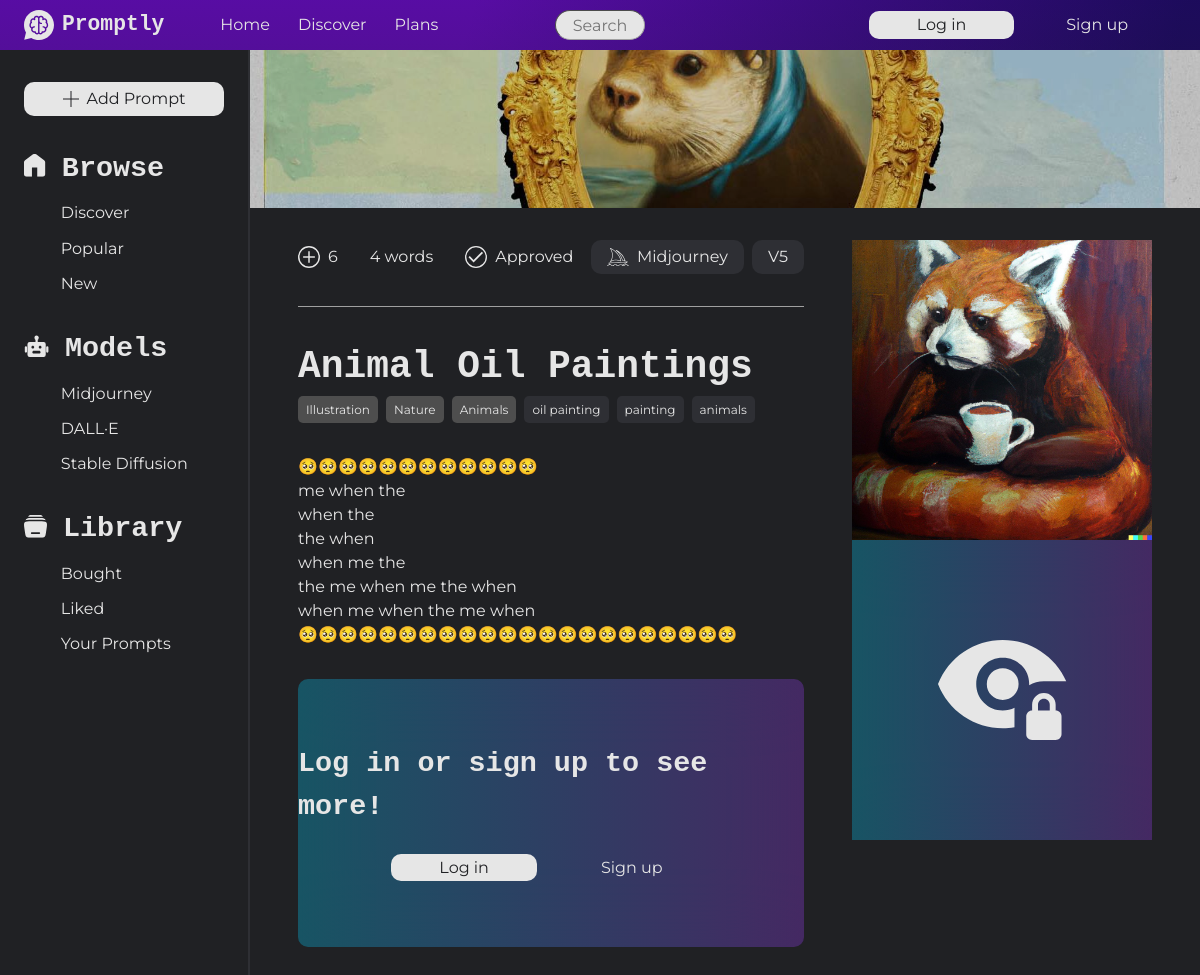
The app's page /prompt.php?id=7 with its own data.
### tables this page shows
CREATE TABLE `ai_models` (
  `id` int(11) NOT NULL,
  `name` varchar(50) NOT NULL,
  `description` varchar(300) NOT NULL,
  `versions` text NOT NULL,
  `icon` varchar(300) NOT NULL
);

CREATE TABLE `prompts` (
  `id` int(11) NOT NULL,
  `title` varchar(70) NOT NULL,
  `description` varchar(1000) NOT NULL,
  `tags` text NOT NULL,
  `prompt` text NOT NULL,
  `prompt_instructions` text NOT NULL,
  `word_count` int(11) NOT NULL,
  `author_id` int(11) NOT NULL,
  `model_id` int(11) NOT NULL,
  `model_version` varchar(30) NOT NULL,
  `header_image` varchar(300) NOT NULL,
  `example_image1` varchar(300) NOT NULL,
  `example_image2` varchar(300) DEFAULT NULL,
  `example_image3` varchar(300) DEFAULT NULL,
  `example_image4` varchar(300) DEFAULT NULL,
  `date_created` datetime NOT NULL DEFAULT current_timestamp(),
  `views` int(11) NOT NULL DEFAULT 0,
  `free` tinyint(1) NOT NULL DEFAULT 0,
  `approved` tinyint(1) NOT NULL DEFAULT 0
);

CREATE TABLE `categories` (
  `id` int(11) NOT NULL,
  `title` varchar(50) NOT NULL
);

### classes/Prompt.php (called while the page is built, shortened)
<?php
class Prompt
{
    public static function getPromptById (int $id): array
    {
        $PDO = Database::getInstance();
        $stmt = $PDO->prepare("SELECT * FROM prompts WHERE id = :id");
        $stmt->bindValue(":id", $id);
        $stmt->execute();
        return $stmt->fetch(PDO::FETCH_ASSOC);
    }
    public static function getModelById (int $id): array
    {
        $PDO = Database::getInstance();
        $stmt = $PDO->prepare("select * from ai_models where id = :id");
        $stmt->bindValue(":id", $id);
        $stmt->execute();
        return $stmt->fetch(PDO::FETCH_ASSOC);
    }
    public static function getAllModels(): array
    {
        $PDO = Database::getInstance();
        $stmt = $PDO->query("select * from ai_models");
        $stmt->execute();
        return $stmt->fetchAll(PDO::FETCH_ASSOC);
    }
    public static function getCategoriesByPromptId (int $id): array
    {
        $PDO = Database::getInstance();
        $stmt = $PDO->prepare("SELECT categories.* FROM categories JOIN category_prompt ON categories.id = category_prompt.category_id WHERE category_prompt.prompt_id = :id");
        $stmt->bindValue(":id", $id);
        $stmt->execute();
        return $stmt->fetchAll(PDO::FETCH_ASSOC);
    }
}

### prompt.php (the view, shortened to what this page needs)
<?php
include_once(__DIR__ . '/classes/Prompt.php');
if (!empty($_GET['id'])) {
    $prompt = Prompt::getPromptById($_GET['id']);
    $model = Prompt::getModelById($prompt['model_id']);
    $categories = Prompt::getCategoriesByPromptId($_GET['id']);
    $tags = json_decode($prompt['tags'], true);
} else {
    Leave();
}
?><!DOCTYPE html>
<html lang="en">
<head>
    <link rel="stylesheet" href="css/main.css">
    <link rel="stylesheet" href="css/platform.css">
    <link rel="stylesheet" href="css/single-prompt.css">
</head>
<body>
    <?php include_once(__DIR__ . "/partials/nav.inc.php"); ?>
    <main>
        <?php include_once(__DIR__ . "/partials/aside.inc.php"); ?>
        <div>
            <header id="prompt-header" style="background-image: url(<?php echo $prompt['header_image'] ?>); cursor: default;">
                <div></div>
            </header>
            <div class="center-parent">
                <div class="center" id="single-prompt-grid">
                    <div>
                        <section id="single-prompt-top">
                            <p id="single-prompt-top-left">
                                <span aria-label="Amount of people that bought the prompt">
                                    <img src="assets/images/site/plus-circle-icon.svg" alt="Buy icon">
                                    6
                                </span>
                                <span><?php echo htmlspecialchars($prompt['word_count']); ?> words</span>
                                <?php if ($prompt['approved']) : ?>
                                    <span>
                                        <img src="assets/images/site/success-icon.svg" alt="Check mark">
                                        Approved
                                    </span>
                                <?php endif; ?>
                            </p>
                            <div id="single-prompt-top-right">
                                <span>
                                    <img src="<?php echo $model['icon'] ?>" alt="Model icon">
                                    <?php echo $model['name']; ?>
                                </span>
                                <span>
                                    <?php echo $prompt['model_version']; ?>
                                </span>
                            </div>
                        </section>
                        <hr class="single-prompt-hr">
                        <section id="single-prompt-basic-info">
                            <div>
                                <h1><?php echo htmlspecialchars($prompt['title']); ?></h1>
                                <p id="single-prompt-tags">
                                    <?php foreach($categories as $category) : ?>
                                        <a class="white-a" href="all-prompts?categories=<?php echo $category['id']; ?>"><?php echo htmlspecialchars($category['title']); ?></a>
                                    <?php endforeach; ?>
                                    <?php foreach($tags as $tag) : ?>
                                        <span><?php echo htmlspecialchars($tag); ?></span>
                                    <?php endforeach; ?>
                                </p>
                            </div>
                            <p><?php echo nl2br(htmlspecialchars($prompt['description'])); ?></p>
                        </section>
                        <?php if (!isset($_SESSION['loggedIn']) || $_SESSION['loggedIn'] === false) : ?>
                            <section class="single-prompt-login-container">
                                <h2>Log in or sign up to see more!</h2>
                                <div>
                                    <a class="button primary-btn-white" id="primary-btn-nav" href="login">Log in</a>
                                    <a class="secondary-btn-white white-a" href="register">Sign up</a>
                                </div>
                            </section>
                        <?php endif; ?>
                    </div>
                    <section id="single-prompt-image-container">
                        <figure style="background-image: url(<?php echo $prompt['example_image1']; ?>);" alt="Example image 1"></figure>
                        <?php if (!isset($_SESSION['loggedIn']) || $_SESSION['loggedIn'] === false) : ?>
                            <figure class="single-prompt-login-container" style="aspect-ratio: 1/1; border-radius: 0;">
                                <img src="assets/images/site/locked-eye-icon.svg" alt="Locked">
                            </figure>
                        <?php endif; ?>
                    </section>
                </div>
            </div>
        </div>
    </main>
</body>
</html>

### partials/aside.inc.php
<?php
include_once($_SERVER['DOCUMENT_ROOT'] . __ROOT__ . 'classes/Prompt.php');
$navModels = Prompt::getAllModels();
?><aside>
    <nav aria-label="Platform/tab navigator" id="aside-nav">
        <a class="button primary-btn-white" href="<?php echo __ROOT__; ?>tools/add-prompt">
            <img src="<?php echo __ROOT__; ?>assets/images/site/plus-icon.svg" alt="Icon of a plus">
            <span>Add Prompt</span>
        </a>
        <div>
            <a href="<?php echo __ROOT__; ?>discover" class="aside-title">
                <img src="<?php echo __ROOT__ ;?>assets/images/site/home-icon.svg" alt="Home icon">
                <h2>Browse</h2>
            </a>
            <ul class="aside-ul">
                <li><a href="<?php echo __ROOT__; ?>discover">Discover</a></li>
                <li><a href="<?php echo __ROOT__; ?>all-prompts?order=popular">Popular</a></li>
                <li><a href="<?php echo __ROOT__; ?>all-prompts?order=new">New</a></li>
            </ul>
        </div>
        <div id="aside-models">
            <div class="aside-title">
                <img src="<?php echo __ROOT__ ;?>assets/images/site/robot-icon.svg" alt="Model icon">
                <h2>Models</h2>
            </div>
            <ul class="aside-ul">
                <?php foreach ($navModels as $navModel) : ?>
                    <li><a href="<?php echo __ROOT__; ?>all-prompts?order=popular&models=<?php echo $navModel['id']; ?>"><?php echo $navModel['name']; ?></a></li>
                <?php endforeach; ?>
            </ul>
        </div>
        <div>
            <a href="<?php echo __ROOT__; ?>library.php" class="aside-title">
                <img src="<?php echo __ROOT__ ;?>assets/images/site/library-icon.svg" alt="Library icon">
                <h2>Library</h2>
            </a>
            <ul class="aside-ul">
                <li><a href="<?php echo __ROOT__; ?>library.php?page=bought">Bought</a></li>
                <li><a href="<?php echo __ROOT__; ?>library.php?page=liked">Liked</a></li>
                <li><a href="<?php echo __ROOT__; ?>library.php?page=yours">Your Prompts</a></li>
            </ul>
        </div>
    </nav>
</aside>
<div id="aside-placeholder"></div>

### css/main.css (style rules this page uses)
:root { --dark-grey: #202124; --purple: #6F04D9; --dark-blue: #1B0273; --medium-blue: #3866F2; --light-medium-blue: #0597F2; --light-blue: #05C7F2; --off-white: #E6E6E6; --grey-1: #A0A0A0; --grey-2: #2E2F34; --grey-3: #4E4E4E; --red: rgb(196, 2, 2); --green: rgb(29, 124, 29); --blue-purple-gradient: linear-gradient(90.77deg, #05C7F2 0%, #953CEE 100%); --purple-gradient: linear-gradient(105.4deg, #6F04D9 39.2%, #1B0273 97.9%); --small-size: 0.75rem; --body-size: 1rem; --h3-size: 1.333rem; --h2-size: 1.777rem; --h1-size: 2.369rem; --large-size: 3.157rem; --very-large-size: 4.209rem; }
html, body { min-height: 100vh; background-color: var(--dark-grey); }
body { color: var(--off-white); }
p, small, figcaption, a, span, label, input, textarea, select, option, legend { font-family: "Montserrat", sans-serif; font-weight: 400; }
h1, h2, h3, h1 > span, h2 > span, h3 > span { font-family: "Lekton", monospace; font-weight: bold; }
h2 { font-size: var(--h2-size); }
h1 { font-size: var(--h1-size); }
a { color: var(--off-white); text-decoration: none; }
a > img { display: inline-block; }
a:has(img) { display: flex; align-items: center; justify-content: center; gap: 0.5rem }
.primary-btn-white { padding: 0.3rem 1rem; text-align: center; cursor: pointer; text-decoration: none; color: var(--dark-grey); background-color: var(--off-white); border-radius: 10px; border: none; }
.secondary-btn-white { padding: 0.2rem 3rem; cursor: pointer; text-decoration: none; color: var(--off-white); }
#primary-btn-nav { border-radius: 10px; padding: 0.1rem 3rem; }
.button { transition: transform 100ms; }
.white-a { color: var(--off-white); text-decoration: none; }
*, *::before, *::after { box-sizing: border-box; }
* { margin: 0; }
body { line-height: 1.5; -webkit-font-smoothing: antialiased; }
img, picture, video, canvas, svg { display: block; max-width: 100%; }
p, h1, h2, h3, h4, h5, h6 { overflow-wrap: break-word; }

### css/platform.css (style rules this page uses)
body { display: grid; grid-template-rows: 50px 1fr; }
main { display: grid; grid-template-columns: 250px 1fr; }
aside { position: fixed; height: 100%; width: 250px; padding: 2rem 1.5rem; z-index: 10000; border-right: 2px solid var(--grey-2); }
#aside-placeholder { height: 100%; }
#aside-nav > * { margin-bottom: 2rem; }
.aside-title { display: flex; align-items: center; justify-content: flex-start; gap: 1rem; margin-bottom: 0.7rem; }
.aside-title > img { height: 23px; transform: translateY(-0.2rem); }
.aside-ul { list-style: none; padding-left: 0; }
.aside-ul li { margin-bottom: 0.7rem; transition: transform 100ms; }
.aside-ul li > a { display: block; padding-left: 2.3rem; transition: transform 100ms; }
.center-parent { padding: 0 3rem; }
.center { max-width: 1200px; margin: 0 auto; padding: 2rem 0; }

### records on screen
ai_models: name "Midjourney", icon (picture)
ai_models: name "DALL·E"
ai_models: name "Stable Diffusion"
prompts: header_image (picture), word_count "4", model_version "V5", title "Animal Oil Paintings", tags "oil painting", tags "painting", tags "animals", description "🥺🥺🥺🥺🥺🥺🥺🥺🥺🥺🥺🥺 me when the when the the when when me the the me when me the when when me when the me when 🥺🥺🥺🥺🥺🥺🥺🥺🥺🥺🥺🥺🥺🥺🥺🥺🥺🥺🥺🥺🥺🥺", example_image1 (picture)
categories: title "Illustration"
categories: title "Nature"
categories: title "Animals"
